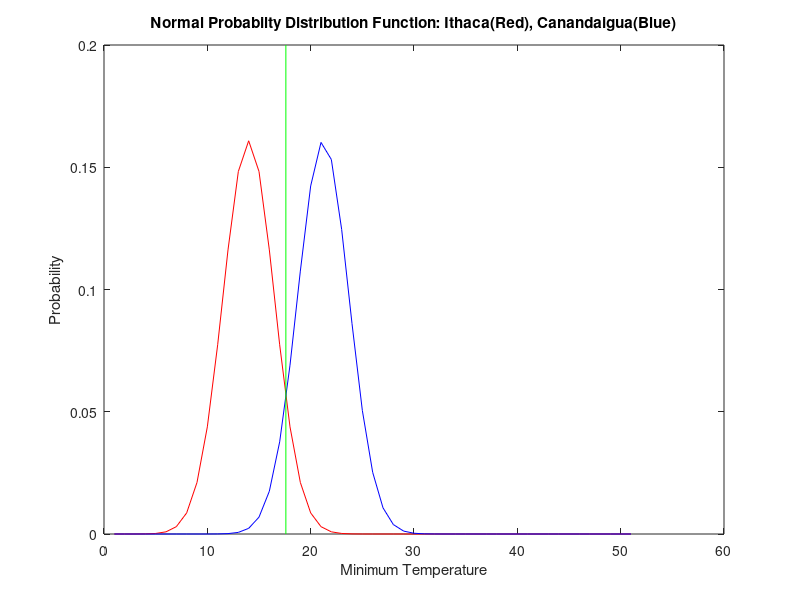

Recreate this plot in MATLAB. (Note: this script raises an error after producing the figure.)
clear; clc;

fid2 = fopen('A1.txt');
% Column header [     Ithaca------------------   Canandaigua-------------]
% Column header [date precip max_temp min_temp   precip max_temp min_temp LineEnd:100]
B = fscanf(fid2, '%i %f %i %i %f %i %i %s', [1 inf]);
fclose(fid2);

B=B';

% % Find average temperature values for both locations
% ind_end = find(B=='Y');
% 
% % Calculate avgerage for each date
% ith_t_avg = (B(ind_end-5)-B(ind_end-4))/2+B(ind_end-4);
% can_t_avg = (B(ind_end-2)-B(ind_end-1))/2+B(ind_end-1);
% 
% ith_AVG = mean(ith_t_avg);
% can_AVG = mean(can_t_avg);
% 
% % Use t test to calculate standard deviation
% % Calculate s_ithaca^2 and s_can^2
% s_i2 = sum((ith_t_avg-ith_AVG).^2);
% s_c2 = sum((can_t_avg-can_AVG).^2);
% 
% mm=31; nn=31;
% 
% t2 = -1*(ith_AVG - can_AVG)/sqrt(s_i2/(mm*(mm-1))+s_c2/(nn*(nn-1)))
% 
% % Draw a gaussian (i.e., normal) distribution with sample mean and t2
% % standard deviation
% x=[0:50];
% pdi = normpdf(x,ith_AVG,t2);
% pdc = normpdf(x,can_AVG,t2);
% 
% figure(1);
% plot(pdi,'r');
% hold on;
% plot(pdc,'b');
% 
% xlabel('Average Temperature');
% ylabel('Probability');
% title('Normal Probabilty Distribution Function: Ithaca(Red), Canandaigua(Blue)');
% hold off;

% Find minimum temperature values for both locations
ind_end = find(B=='Y');

% Calculate avgerage for each date
ith_t_min = B(ind_end-4);
can_t_min = B(ind_end-1);

ith_min_AVG = mean(ith_t_min);
can_min_AVG = mean(can_t_min);

% Use t test to calculate standard deviation
% Calculate s_ithaca^2 and s_can^2
s_im2 = sum((ith_t_min-ith_min_AVG).^2);
s_cm2 = sum((can_t_min-can_min_AVG).^2);

mm=31; nn=31;

t22 = -1*(ith_min_AVG - can_min_AVG)/sqrt(s_im2/(mm*(mm-1))+s_cm2/(nn*(nn-1)));

% Draw a gaussian (i.e., normal) distribution with sample mean and t2
% standard deviation
x2=[0:50];
pdi2 = normpdf(x2,ith_min_AVG,t22);
pdc2 = normpdf(x2,can_min_AVG,t22);

figure(2);
plot(pdi2,'r');
hold on;
plot(pdc2,'b');

yL = get(gca,'YLim');
zz=17.6;
line([zz zz],yL,'Color','g');

xlabel('Minimum Temperature');
ylabel('Probability');
title('Normal Probabilty Distribution Function: Ithaca(Red), Canandaigua(Blue)');
hold off;

% Calculate p value for null hypothesis
syms x;

pc_value = int(1/(t22*sqrt(2*pi))*exp(-(x-can_min_AVG)^2/(2*t22^2)),-inf,zz); %Not sure how to get rid of the ugliness here when displayed
pi_value = int(1/(t22*sqrt(2*pi))*exp(-(x-ith_min_AVG)^2/(2*t22^2)),zz,inf); %Not sure how to get rid of the ugliness here when displayed

p_value = pc_value+pi_value
